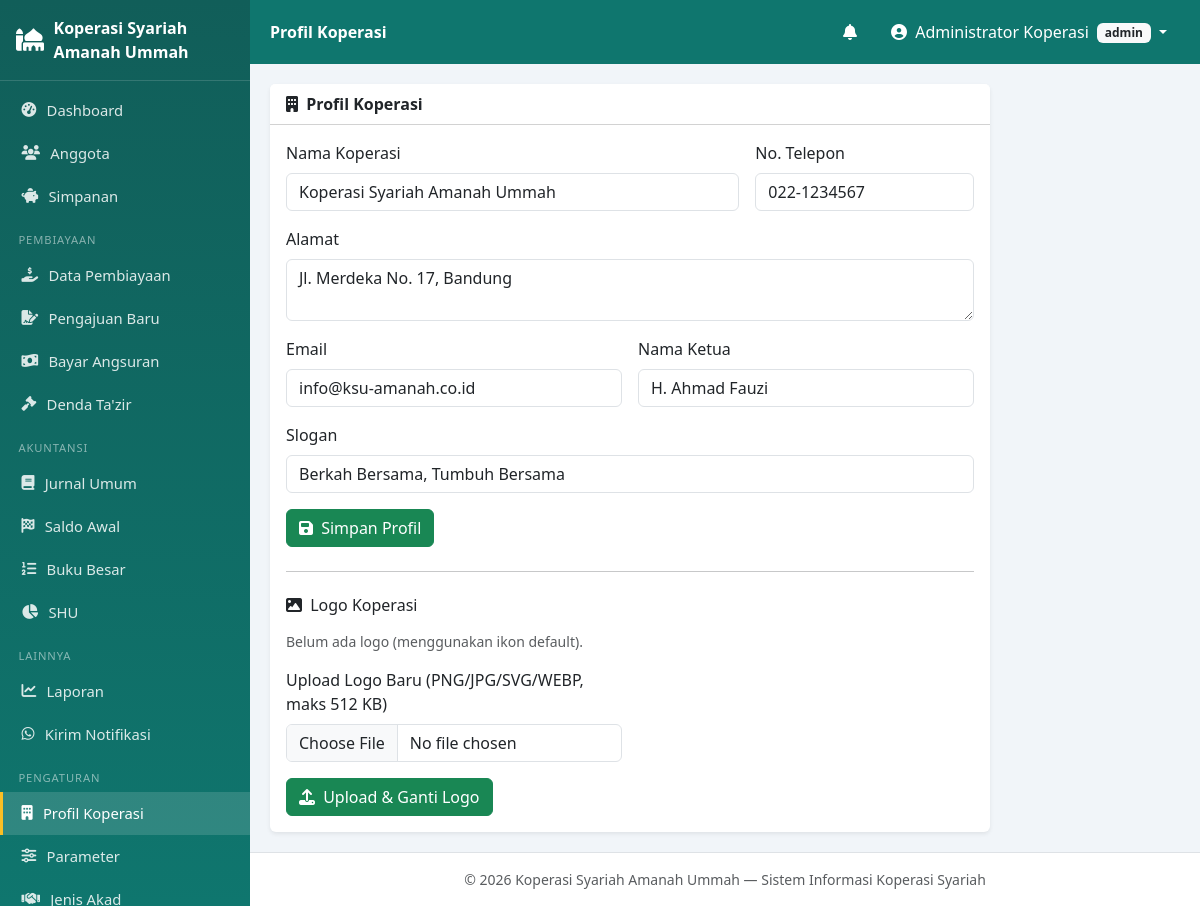
The app's page /index.php?mod=pengaturan&act=profil (signed in) with its own data.
### tables this page shows
CREATE TABLE profil_koperasi (
    id            INT PRIMARY KEY DEFAULT 1,
    nama_koperasi VARCHAR(150) NOT NULL,
    alamat        TEXT,
    no_telp       VARCHAR(30),
    email         VARCHAR(100),
    nama_ketua    VARCHAR(100),
    slogan        VARCHAR(150)
);

### config/database.php (called while the page is built, shortened)
<?php
class Database
{
    private static $instance = null;
    private function __construct()
    {
        try {
            $this->pdo = new PDO(
                'mysql:host=' . DB_HOST . ';dbname=' . DB_NAME . ';charset=utf8mb4',
                DB_USER, DB_PASS,
                [
                    PDO::ATTR_ERRMODE            => PDO::ERRMODE_EXCEPTION,
                    PDO::ATTR_DEFAULT_FETCH_MODE => PDO::FETCH_ASSOC,
                    PDO::ATTR_EMULATE_PREPARES   => false,
                ]
            );
        } catch (PDOException $e) {
            die('Koneksi database gagal: ' . $e->getMessage());
        }
    }
    public static function getInstance(): PDO
    {
        if (self::$instance === null) self::$instance = new self();
        return self::$instance->pdo;
    }
}

### models/PengaturanModel.php (called while the page is built, shortened)
<?php
require_once __DIR__ . '/../config/database.php';
class PengaturanModel
{
    private $db;
    public function __construct()
    {
        $this->db = Database::getInstance();
    }
    public function get(string $kunci, $default = null)
    {
        $st = $this->db->prepare('SELECT nilai FROM pengaturan WHERE kunci=?');
        $st->execute([$kunci]);
        $r = $st->fetch();
        return $r ? $r['nilai'] : $default;
    }
    public function profil()
    {
        return $this->db->query('SELECT * FROM profil_koperasi WHERE id=1')->fetch()
            ?: ['id' => 1, 'nama_koperasi' => 'Koperasi Syariah'];
    }
}

### views/pengaturan/profil.php (the view, shortened to what this page needs)
<?php
require_once __DIR__ . '/../../models/PengaturanModel.php';
$pmProfil = new PengaturanModel();
$p        = $pmProfil->profil();
$logoFile = trim((string)$pmProfil->get('logo', ''));
$logoAda2 = $logoFile !== '' && file_exists(__DIR__ . '/../../assets/img/' . $logoFile);
$pageTitle = 'Profil Koperasi';
$active    = 'pengaturan-profil';
include __DIR__ . '/../layout/header.php';
?>
<div class="card border-0 shadow-sm" style="max-width: 720px">
  <div class="card-header bg-white"><b><i class="fas fa-building me-1"></i> Profil Koperasi</b></div>
  <div class="card-body">
    <form method="post" action="controllers/proses_pengaturan.php" class="row g-3">
      <div class="col-md-8">
        <label class="form-label">Nama Koperasi</label>
        <input type="text" name="nama_koperasi" class="form-control" required value="<?= e($p['nama_koperasi']) ?>">
      </div>
      <div class="col-md-4">
        <label class="form-label">No. Telepon</label>
        <input type="text" name="no_telp" class="form-control" value="<?= e($p['no_telp']) ?>">
      </div>
      <div class="col-12">
        <label class="form-label">Alamat</label>
        <textarea name="alamat" class="form-control" rows="2"><?= e($p['alamat']) ?></textarea>
      </div>
      <div class="col-md-6">
        <label class="form-label">Email</label>
        <input type="email" name="email" class="form-control" value="<?= e($p['email']) ?>">
      </div>
      <div class="col-md-6">
        <label class="form-label">Nama Ketua</label>
        <input type="text" name="nama_ketua" class="form-control" value="<?= e($p['nama_ketua']) ?>">
      </div>
      <div class="col-12">
        <label class="form-label">Slogan</label>
        <input type="text" name="slogan" class="form-control" value="<?= e($p['slogan']) ?>">
      </div>
      <div class="col-12">
        <button class="btn btn-success"><i class="fas fa-save me-1"></i> Simpan Profil</button>
      </div>
    </form>
    <hr class="my-4">
    <h6 class="mb-3"><i class="fas fa-image me-1"></i> Logo Koperasi</h6>
    <div class="d-flex align-items-center gap-3 mb-3">
      <?php if ($logoAda2): ?>
        <img src="assets/img/<?= e($logoFile) ?>" alt="Logo saat ini"
             style="height:64px; object-fit:contain; border:1px solid #e2e8f0; border-radius:8px; padding:4px">
        <span class="small text-muted">Logo saat ini: <code><?= e($logoFile) ?></code></span>
      <?php else: ?>
        <span class="small text-muted">Belum ada logo (menggunakan ikon default).</span>
      <?php endif; ?>
    </div>
    <form method="post" action="controllers/proses_pengaturan.php" enctype="multipart/form-data" class="row g-3">
      <div class="col-md-6">
        <label class="form-label">Upload Logo Baru (PNG/JPG/SVG/WEBP, maks 512 KB)</label>
        <input type="file" name="logo" class="form-control" accept="image/*" required>
      </div>
      <div class="col-12">
        <button class="btn btn-success"><i class="fas fa-upload me-1"></i> Upload & Ganti Logo</button>
      </div>
    </form>
  </div>
</div>
<?php include __DIR__ . '/../layout/footer.php'; ?>

### views/layout/header.php (shortened to what this page needs)
<?php
require_once __DIR__ . '/../../config/database.php';
require_once __DIR__ . '/../../models/PengaturanModel.php';
$user      = $_SESSION['user'];
$pageTitle = $pageTitle ?? 'Dashboard';
$active    = $active ?? 'dashboard';
$pmModel = new PengaturanModel();
$profil  = $pmModel->profil();
$logo    = trim((string)$pmModel->get('logo', ''));
$logoAda = $logo !== '' && file_exists(__DIR__ . '/../../assets/img/' . $logo);
if (!function_exists('e')) {
    function e($s) { return htmlspecialchars((string)($s ?? ''), ENT_QUOTES, 'UTF-8'); }
}
?>
<!DOCTYPE html>
<html lang="id">
<head>
<link href="https://cdn.jsdelivr.net/npm/bootstrap@5.3.3/dist/css/bootstrap.min.css" rel="stylesheet">
<link href="https://cdnjs.cloudflare.com/ajax/libs/font-awesome/6.5.2/css/all.min.css" rel="stylesheet">
<link rel="stylesheet" href="assets/css/style.css">
</head>
<body>
<div class="wrapper">
  <aside class="sidebar" id="sidebar">
    <div class="brand">
      <?php if ($logoAda): ?>
        <img src="assets/img/<?= e($logo) ?>" alt="Logo">
      <?php else: ?>
        <i class="fas fa-mosque"></i>
      <?php endif; ?>
      <span><?= e($profil['nama_koperasi'] ?? 'KSU Syariah') ?></span>
    </div>
    <nav>
      <a href="index.php?mod=dashboard" class="<?= $active==='dashboard'?'on':'' ?>">
        <i class="fas fa-tachometer-alt"></i> Dashboard</a>
      <a href="index.php?mod=anggota&act=list" class="<?= $active==='anggota'?'on':'' ?>">
        <i class="fas fa-users"></i> Anggota</a>
      <a href="index.php?mod=simpanan&act=list" class="<?= $active==='simpanan'?'on':'' ?>">
        <i class="fas fa-piggy-bank"></i> Simpanan</a>
      <div class="menu-label">Pembiayaan</div>
      <a href="index.php?mod=pembiayaan&act=list" class="<?= $active==='pembiayaan'?'on':'' ?>">
        <i class="fas fa-hand-holding-usd"></i> Data Pembiayaan</a>
      <a href="index.php?mod=pembiayaan&act=pengajuan" class="<?= $active==='pembiayaan-pengajuan'?'on':'' ?>">
        <i class="fas fa-file-signature"></i> Pengajuan Baru</a>
      <a href="index.php?mod=pembiayaan&act=angsuran" class="<?= $active==='pembiayaan-angsuran'?'on':'' ?>">
        <i class="fas fa-money-bill-wave"></i> Bayar Angsuran</a>
      <a href="index.php?mod=denda&act=list" class="<?= $active==='denda'?'on':'' ?>">
        <i class="fas fa-gavel"></i> Denda Ta'zir</a>
      <div class="menu-label">Akuntansi</div>
      <a href="index.php?mod=jurnal&act=list" class="<?= $active==='jurnal'?'on':'' ?>">
        <i class="fas fa-book"></i> Jurnal Umum</a>
      <a href="index.php?mod=jurnal&act=saldo_awal" class="<?= $active==='jurnal-saldo-awal'?'on':'' ?>">
        <i class="fas fa-flag-checkered"></i> Saldo Awal</a>
      <a href="index.php?mod=jurnal&act=buku_besar" class="<?= $active==='jurnal-buku-besar'?'on':'' ?>">
        <i class="fas fa-list-ol"></i> Buku Besar</a>
      <a href="index.php?mod=shu&act=list" class="<?= $active==='shu'?'on':'' ?>">
        <i class="fas fa-chart-pie"></i> SHU</a>
      <div class="menu-label">Lainnya</div>
      <a href="index.php?mod=laporan" class="<?= $active==='laporan'?'on':'' ?>">
        <i class="fas fa-chart-line"></i> Laporan</a>
      <a href="index.php?mod=notifikasi&act=kirim" class="<?= $active==='notifikasi-kirim'?'on':'' ?>">
        <i class="fab fa-whatsapp"></i> Kirim Notifikasi</a>
      <?php if ($user['level'] === 'admin'): ?>
      <div class="menu-label">Pengaturan</div>
      <a href="index.php?mod=pengaturan&act=profil" class="<?= $active==='pengaturan-profil'?'on':'' ?>">
        <i class="fas fa-building"></i> Profil Koperasi</a>
      <a href="index.php?mod=pengaturan&act=parameter" class="<?= $active==='pengaturan-parameter'?'on':'' ?>">
        <i class="fas fa-sliders-h"></i> Parameter</a>
      <a href="index.php?mod=pengaturan&act=jenis_akad" class="<?= $active==='pengaturan-akad'?'on':'' ?>">
        <i class="fas fa-handshake"></i> Jenis Akad</a>
      <?php endif; ?>
    </nav>
  </aside>
  <div class="main">
    <nav class="topbar">
      <div class="topbar-title"><?= e($pageTitle) ?></div>
      <div class="dropdown ms-auto me-2">
        <button class="btn btn-link text-white position-relative" data-bs-toggle="dropdown">
          <i class="fas fa-bell"></i>
        </button>
      </div>
      <div class="dropdown">
        <button class="btn btn-link text-white dropdown-toggle text-decoration-none" data-bs-toggle="dropdown">
          <i class="fas fa-user-circle me-1"></i> <?= e($user['nama_lengkap']) ?>
          <span class="badge bg-light text-dark ms-1"><?= e($user['level']) ?></span>
        </button>
      </div>
    </nav>
    <main class="content">

### views/layout/footer.php (shortened to what this page needs)
    </main>
    <footer class="text-center small text-muted py-3 border-top bg-white">
      &copy; <?= date('Y') ?> <?= e($profil['nama_koperasi'] ?? 'Koperasi Syariah') ?>
      — Sistem Informasi Koperasi Syariah
    </footer>
  </div>
</div>
</body>
</html>

### assets/css/style.css (style rules this page uses)
:root { --primary: #0f766e; --primary-2: #115e59; --sidebar-w: 250px; }
body { background: #f1f5f9; font-family: system-ui, -apple-system, "Segoe UI", Roboto, sans-serif; }
.wrapper { display: flex; min-height: 100vh; }
.main { flex: 1; margin-left: var(--sidebar-w); display: flex; flex-direction: column; min-width: 0; }
.content { padding: 1.25rem; flex: 1; }
.sidebar { width: var(--sidebar-w); background: linear-gradient(180deg, var(--primary-2), var(--primary)); color: #fff; position: fixed; top: 0; bottom: 0; left: 0; overflow-y: auto; z-index: 1040; }
.sidebar .brand { display: flex; align-items: center; gap: .6rem; padding: 1rem; font-weight: 700; border-bottom: 1px solid rgba(255,255,255,.15); min-height: 64px; }
.sidebar .brand i { font-size: 1.4rem; }
.sidebar nav { padding: .5rem 0 2rem; }
.sidebar nav a { display: flex; align-items: center; gap: .65rem; padding: .65rem 1.15rem; color: rgba(255,255,255,.85); text-decoration: none; font-size: .925rem; border-left: 3px solid transparent; }
.sidebar nav a.on { background: rgba(255,255,255,.14); border-left-color: #fbbf24; color: #fff; }
.sidebar .menu-label { padding: .9rem 1.15rem .3rem; font-size: .7rem; text-transform: uppercase; letter-spacing: .08em; color: rgba(255,255,255,.5); }
.topbar { background: var(--primary); min-height: 64px; display: flex; align-items: center; padding: 0 1.25rem; position: sticky; top: 0; z-index: 1030; }
.topbar-title { color: #fff; font-weight: 600; }
.topbar .btn-link { text-decoration: none; }

### records on screen
profil_koperasi: nama_koperasi "Koperasi Syariah Amanah Ummah", no_telp "022-1234567", alamat "Jl. Merdeka No. 17, Bandung", email "info@ksu-amanah.co.id", nama_ketua "H. Ahmad Fauzi", slogan "Berkah Bersama, Tumbuh Bersama"

### other values on screen
$pageTitle "Profil Koperasi"
$user['nama_lengkap'] "Administrator Koperasi"
$user['level'] "admin"
